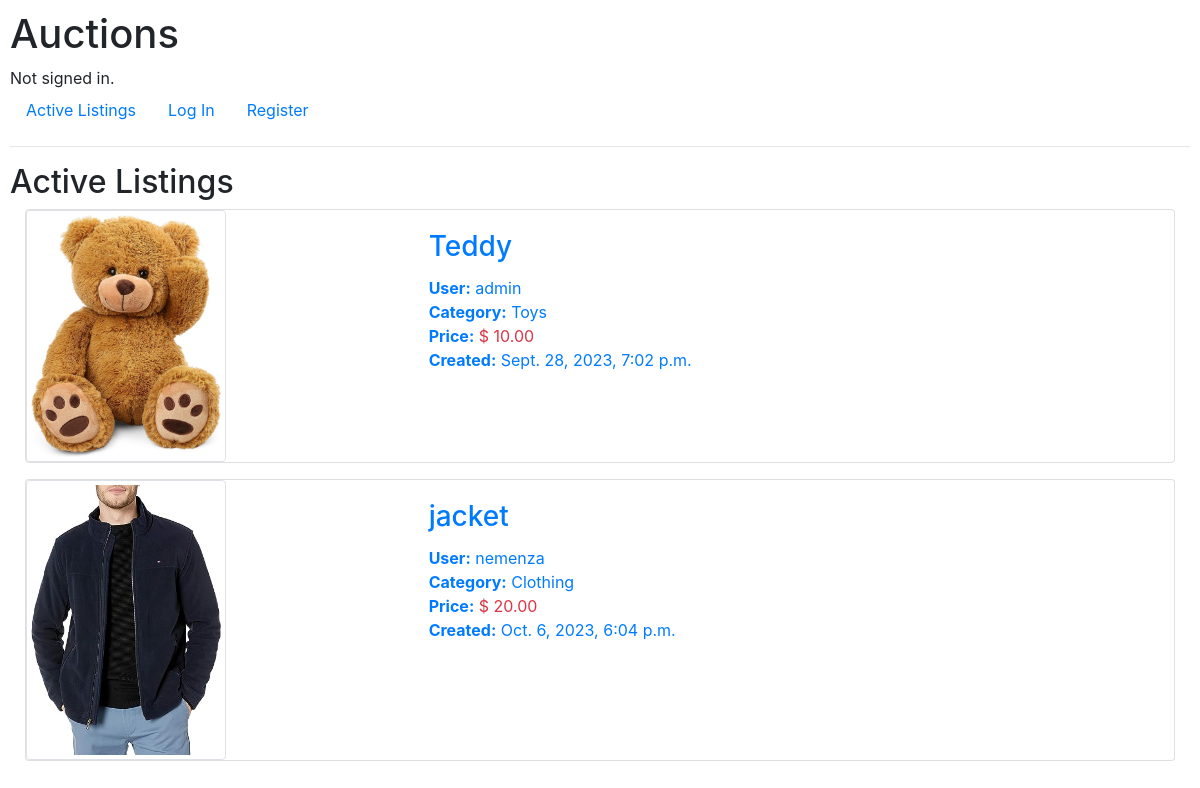
/, run on an earlier commit of the app's database.
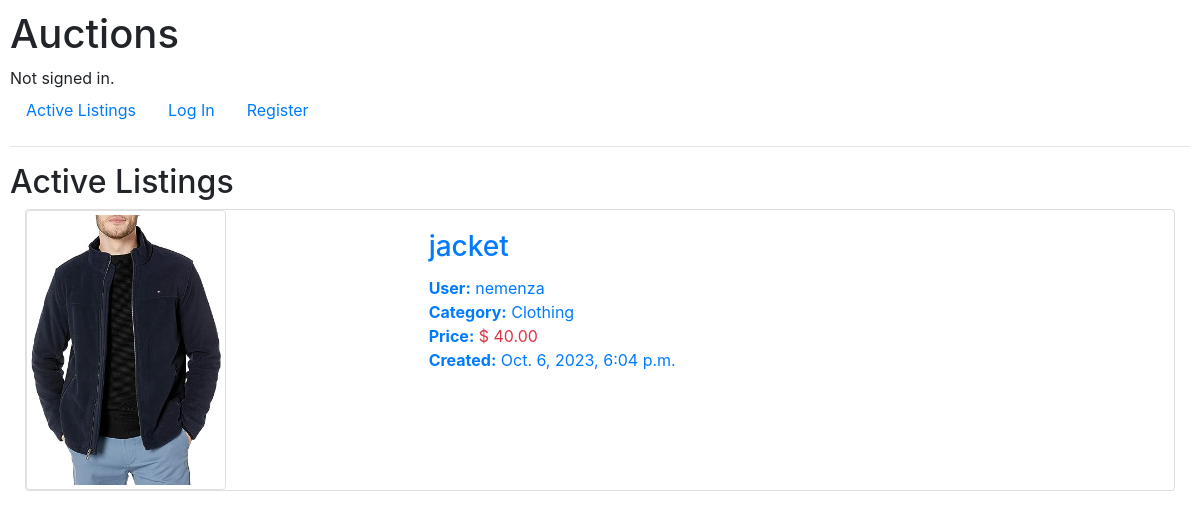
And on a later commit of the database.
### auctions/models.py (models this page shows, shortened)
class Listing(models.Model):
    title = models.CharField(max_length=100)
    description = models.TextField(max_length=1000)
    username = models.ForeignKey(
        settings.AUTH_USER_MODEL, on_delete=models.CASCADE)
    starting_bid = models.DecimalField(max_digits=6, decimal_places=2, validators=[
        MinValueValidator(0.50)], blank=False)
    web_page = models.URLField(max_length=200, blank=True)
    img = models.ImageField(null=True, blank=True, upload_to='media/')
    active = models.BooleanField(default=True)
    created_date = models.DateTimeField(auto_now_add=True)
    class Categories(models.TextChoices):
        CLOTHING = 'Clothing'
        TOYS = 'Toys'
        GAMES = 'Games'
        ELECTRONICS = 'Electronics'
        HOME = 'Home'
        SPORTS = 'Sports'
        BEAUTY = 'Beauty'
        BOOKS = 'Books'
        GROCERY = 'Grocery'
        AUTOMOTIVE = 'Automotive'
        HEALTH = 'Health'
    categories = models.CharField(max_length=100, choices=Categories.choices)
    winner = models.ForeignKey(User, null=True, blank=True,
                               related_name="won_listings", on_delete=models.SET_NULL)
    class Meta:
        verbose_name = 'Listing'
        verbose_name_plural = 'Listings'

class User(AbstractUser):
    pass

### auctions/views.py (the view)
# urls.py: path("", views.index, name="index"),
def index(request):
    listings = Listing.objects.all().filter(active=True)
    list_categories = [c[0] for c in Listing.categories.field.choices]
    context = {"listings": listings, "list_categories": list_categories}
    return render(request, "auctions/index.html", context)

### auctions/templates/auctions/index.html (shortened to what this page needs)
{% extends "auctions/layout.html" %}
{% load static %}
{% block body %}
    <h2>Active Listings</h2>
    {% for listing in listings %}
    <div class="container-fluid">
        <a href="{% url "detail" listing.pk %}" class="card mb-3">
            <div class="row no-gutters">
                <div class="col-md-4">
                    <img src="{{listing.img.url}}" alt="{{listing.title}}" class="img-fluid img-thumbnail"  width="200">
                </div>
                <div class="col-md-8">
                    <div class="card-body">
                        <h3 class="card-title">{{listing.title}}</h3>
                        <ul class="list-unstyled">
                            <li><strong>User:</strong> {{listing.username}}</li>
                            <li><strong>Category:</strong> {{listing.categories}}</li>
                            <li><strong>Price:</strong> <span class="text-danger">$ {{listing.starting_bid}}</span></li>
                            <li><strong>Created:</strong> {{listing.created_date}}</li>
                        </ul>
                    </div>
                </div>
            </div>
        </a>
    </div>
</body>
    {% endfor %}
{% endblock %}

What changed in the data, as far as the page shows it:
no longer on this page (row edited): Listing: img (picture), title "Teddy", username "admin", categories "Toys", starting_bid "10.00", created_date "Sept. 28, 2023, 7:02 p.m."
changed Listing "jacket": starting_bid "20.00" → "40.00"
